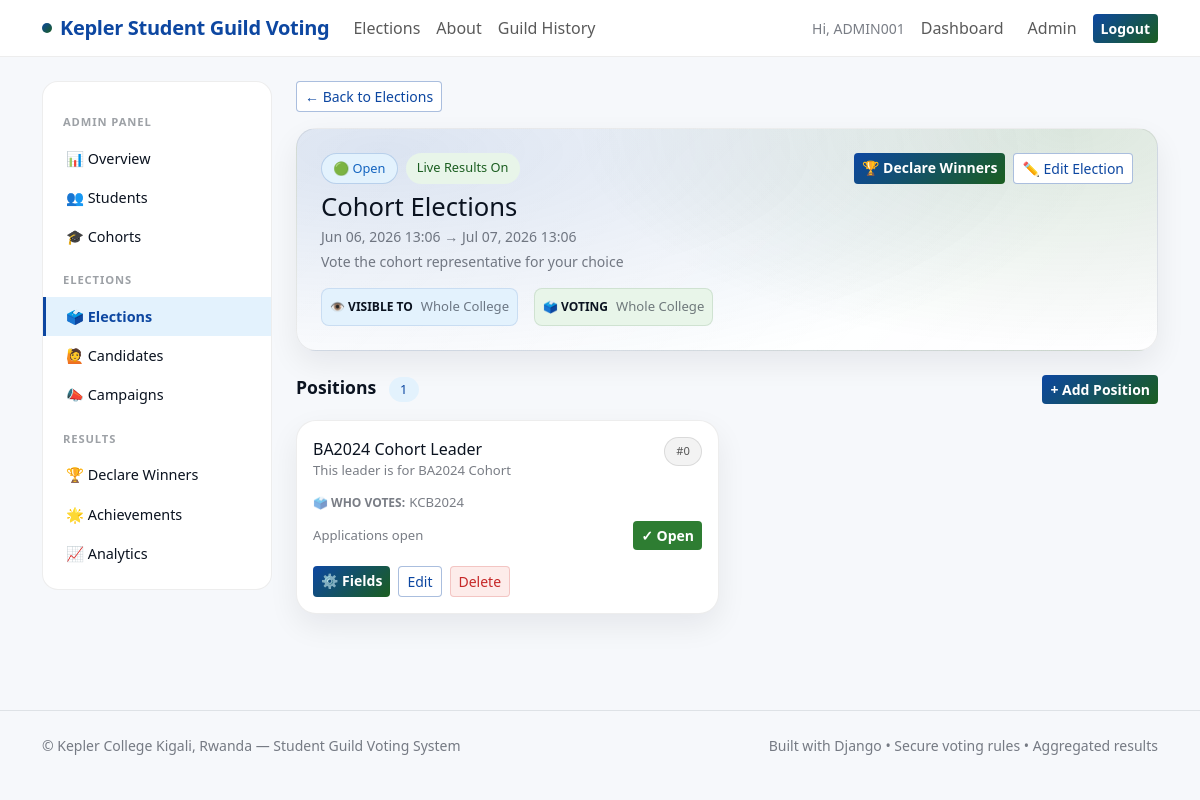
/dashboard/admin/elections/2/manage/ (signed in), run on the app's committed database.
### apps/accounts/models.py (models this page shows, shortened)
class User(AbstractUser):
    email = models.EmailField(unique=True)
    student_id = models.CharField(max_length=20, unique=True)
    cohort = models.ForeignKey(
        Cohort,
        on_delete=models.SET_NULL,
        null=True,
        blank=True,
        related_name='students'
    )
    is_cohort_confirmed = models.BooleanField(
        default=False,
        help_text='Admin confirms the student belongs to the selected cohort'
    )
    is_email_verified = models.BooleanField(default=False)
    can_vote = models.BooleanField(default=True)

class Cohort(models.Model):
    name = models.CharField(max_length=100, unique=True)
    year = models.PositiveIntegerField(help_text="Year this cohort started")
    class Meta:
        ordering = ['-year']

### apps/elections/models.py (models this page shows, shortened)
class Election(models.Model):
    SCOPE_ALL = 'all'
    SCOPE_COHORT = 'cohort'
    SCOPE_CHOICES = [
        (SCOPE_ALL, 'Whole College'),
        (SCOPE_COHORT, 'Specific Cohort(s) Only'),
    ]
    name = models.CharField(max_length=200)
    description = models.TextField(blank=True)
    start_at = models.DateTimeField()
    end_at = models.DateTimeField()
    is_published = models.BooleanField(default=True)
    allow_live_results = models.BooleanField(default=False)
    visibility_scope = models.CharField(
        max_length=10, choices=SCOPE_CHOICES, default=SCOPE_ALL
    )
    visible_to_cohorts = models.ManyToManyField(
        'accounts.Cohort', blank=True, related_name='visible_elections'
    )
    voting_scope = models.CharField(
        max_length=10, choices=SCOPE_CHOICES, default=SCOPE_ALL
    )
    voting_cohorts = models.ManyToManyField(
        'accounts.Cohort', blank=True, related_name='voting_elections'
    )
    created_at = models.DateTimeField(auto_now_add=True)
    class Meta:
        ordering = ['-start_at']
    @property
    def is_open(self):
        now = timezone.now()
        return self.is_published and self.start_at <= now <= self.end_at

class Position(models.Model):
    SCOPE_ALL = 'all'
    SCOPE_COHORT = 'cohort'
    SCOPE_CHOICES = [
        (SCOPE_ALL, 'Whole College'),
        (SCOPE_COHORT, 'Specific Cohort(s) Only'),
    ]
    election = models.ForeignKey(
        Election, on_delete=models.CASCADE, related_name='positions'
    )
    title = models.CharField(max_length=120)
    description = models.TextField(blank=True)
    order = models.PositiveIntegerField(default=0)
    voting_scope = models.CharField(
        max_length=10, choices=SCOPE_CHOICES, default=SCOPE_ALL
    )
    allowed_cohorts = models.ManyToManyField(
        'accounts.Cohort', blank=True, related_name='positions'
    )
    applications_open = models.BooleanField(default=False)
    class Meta:
        ordering = ['order', 'title']
        unique_together = [('election', 'title')]

### apps/dashboard/views.py (the view)
# urls.py: path('admin/elections/<int:election_id>/manage/', views.admin_election_manage, name='admin_election_manage'),
@staff_required
def admin_election_manage(request, election_id):
    election = get_object_or_404(Election, id=election_id)
    positions = Position.objects.filter(
        election=election
    ).prefetch_related('allowed_cohorts', 'application_fields').order_by('order', 'title')
    cohorts = Cohort.objects.all()
    return render(request, 'dashboard/admin_election_manage.html', {
        'election': election, 'positions': positions, 'cohorts': cohorts,
    })

### apps/core/context_processors.py (called while the page is built)
def kepler_branding(request):
    return {
        "KEPLER_APP_NAME": "Kepler Student Guild Voting",
        "KEPLER_LOCATION": "Kepler College Kigali, Rwanda",
    }

### apps/dashboard/permissions.py (called while the page is built)
def staff_required(view_func):
    @wraps(view_func)
    @login_required
    def _wrapped(request, *args, **kwargs):
        if not request.user.is_staff:
            messages.error(request, "Admin access required.")
            return redirect("dashboard:student")
        return view_func(request, *args, **kwargs)
    return _wrapped

### templates/dashboard/admin_election_manage.html (shortened to what this page needs)
{% extends 'base.html' %}
{% block content %}
<div class="admin-layout">
  <div class="admin-sidebar">
    <div class="sidebar-title">Admin Panel</div>
    <a href="{% url 'dashboard:admin_overview' %}">📊 Overview</a>
    <a href="{% url 'dashboard:admin_students' %}">👥 Students</a>
    <a href="{% url 'dashboard:admin_cohorts' %}">🎓 Cohorts</a>
    <div class="sidebar-title">Elections</div>
    <a href="{% url 'dashboard:admin_elections' %}" class="active">🗳️ Elections</a>
    <a href="{% url 'dashboard:admin_candidates' %}">🙋 Candidates</a>
    <a href="{% url 'dashboard:admin_campaigns' %}">📣 Campaigns</a>
    <div class="sidebar-title">Results</div>
    <a href="{% url 'dashboard:admin_elections' %}">🏆 Declare Winners</a>
    <a href="{% url 'dashboard:admin_achievements' %}">🌟 Achievements</a>
    <a href="{% url 'dashboard:admin_analytics' %}">📈 Analytics</a>
  </div>
  <div class="admin-content">
    <div class="mb-3">
      <a href="{% url 'dashboard:admin_elections' %}"
         class="btn btn-outline-kepler btn-sm">← Back to Elections</a>
    </div>
    <div class="hero p-4 mb-4">
      <div class="d-flex align-items-start justify-content-between flex-wrap gap-3">
        <div>
          <div class="d-flex gap-2 mb-2">
            {% if election.is_open %}
            <span class="k-pill pill-open">🟢 Open</span>
            {% elif election.is_closed %}
            <span class="k-pill pill-closed">⚫ Closed</span>
            {% else %}
            <span class="k-pill pill-upcoming">🟡 Upcoming</span>
            {% endif %}
            {% if election.allow_live_results %}
            <span class="k-pill pill-green">Live Results On</span>
            {% endif %}
          </div>
          <h1 class="fw-800 mb-1" style="font-size:1.6rem;">{{ election.name }}</h1>
          <div class="small-muted">
            {{ election.start_at|date:"M d, Y H:i" }} →
            {{ election.end_at|date:"M d, Y H:i" }}
          </div>
          {% if election.description %}
          <div class="small-muted mt-1">{{ election.description }}</div>
          {% endif %}
        </div>
        <div class="d-flex gap-2 flex-wrap">
          <a href="{% url 'dashboard:admin_declare_winners' election.id %}"
             class="btn btn-kepler btn-sm">🏆 Declare Winners</a>
          <a href="{% url 'dashboard:admin_election_edit' election.id %}"
             class="btn btn-outline-kepler btn-sm">✏️ Edit Election</a>
        </div>
      </div>
      <div class="d-flex gap-3 mt-3 flex-wrap">
        <div class="card-blue p-2 rounded-3 d-flex gap-2 align-items-center">
          <span style="font-size:.75rem;font-weight:700;">👁️ VISIBLE TO</span>
          <span class="small-muted" style="font-size:.82rem;">
            {% if election.visibility_scope == 'all' %}Whole College
            {% else %}
              {% for c in election.visible_to_cohorts.all %}
                {{ c.name }}{% if not forloop.last %}, {% endif %}
              {% endfor %}
            {% endif %}
          </span>
        </div>
        <div class="card-green p-2 rounded-3 d-flex gap-2 align-items-center">
          <span style="font-size:.75rem;font-weight:700;">🗳️ VOTING</span>
          <span class="small-muted" style="font-size:.82rem;">
            {% if election.voting_scope == 'all' %}Whole College
            {% else %}
              {% for c in election.voting_cohorts.all %}
                {{ c.name }}{% if not forloop.last %}, {% endif %}
              {% endfor %}
            {% endif %}
          </span>
        </div>
      </div>
    </div>
    <div class="d-flex align-items-center justify-content-between mb-3">
      <h2 class="section-title mb-0">
        Positions
        <span class="k-pill pill-blue ms-2">{{ positions.count }}</span>
      </h2>
      <a href="{% url 'dashboard:admin_position_create' election.id %}"
         class="btn btn-kepler btn-sm">+ Add Position</a>
    </div>
    {% if positions %}
    <div class="row g-3">
      {% for position in positions %}
      <div class="col-md-6">
        <div class="kepler-card p-3 h-100">
          <div class="d-flex align-items-start justify-content-between mb-2">
            <div>
              <div class="fw-700">{{ position.title }}</div>
              {% if position.description %}
              <div class="small-muted" style="font-size:.82rem;">{{ position.description }}</div>
              {% endif %}
            </div>
            <span class="k-pill pill-closed" style="font-size:.7rem;">#{{ position.order }}</span>
          </div>
          <div class="mb-2">
            <span class="small-muted" style="font-size:.75rem;font-weight:700;">🗳️ WHO VOTES:</span>
            <span class="small-muted" style="font-size:.82rem;">
              {% if position.voting_scope == 'all' %}Whole College
              {% else %}
                {% for c in position.allowed_cohorts.all %}
                  {{ c.name }}{% if not forloop.last %}, {% endif %}
                {% empty %}No cohorts selected{% endfor %}
              {% endif %}
            </span>
          </div>
          <div class="d-flex align-items-center justify-content-between mb-3">
            <span class="small-muted" style="font-size:.82rem;">Applications open</span>
            <button
              class="btn btn-sm {% if position.applications_open %}btn-green{% else %}btn-outline-kepler{% endif %}"
              onclick="toggleApplications({{ position.id }}, this)"
              data-election="{{ election.id }}"
              data-position="{{ position.id }}">
              {% if position.applications_open %}✓ Open{% else %}Closed{% endif %}
            </button>
          </div>
          <div class="d-flex gap-2 flex-wrap">
            <a href="{% url 'dashboard:admin_position_fields' election.id position.id %}"
               class="btn btn-kepler btn-sm">⚙️ Fields</a>
            <a href="{% url 'dashboard:admin_position_edit' election.id position.id %}"
               class="btn btn-outline-kepler btn-sm">Edit</a>
            <form method="POST"
                  action="{% url 'dashboard:admin_position_delete' election.id position.id %}"
                  onsubmit="return confirm('Delete this position?')">
              <button type="submit" class="btn btn-danger-soft btn-sm">Delete</button>
            </form>
          </div>
        </div>
      </div>
      {% endfor %}
    </div>
    {% endif %}
  </div>
</div>
{% endblock %}

### templates/base.html (shortened to what this page needs)
<!DOCTYPE html>
<html lang="en">
<head>
  <link href="https://cdn.jsdelivr.net/npm/bootstrap@5.3.2/dist/css/bootstrap.min.css" rel="stylesheet">
  {% load static %}
  <link rel="stylesheet" href="{% static 'css/styles.css' %}">
</head>
<body>
<nav class="navbar navbar-expand-lg navbar-glass sticky-top mb-4">
  <div class="container">
    <a class="navbar-brand brand-badge" href="{% url 'core:home' %}">
      <span class="brand-dot"></span>
      Kepler Student Guild Voting
    </a>
    <div class="collapse navbar-collapse" id="navbarNav">
      <ul class="navbar-nav me-auto">
        <li class="nav-item">
          <a class="nav-link" href="{% url 'elections:elections_list' %}">Elections</a>
        </li>
        <li class="nav-item">
          <a class="nav-link" href="{% url 'core:about' %}">About</a>
        </li>
        <li class="nav-item">
          <a class="nav-link" href="{% url 'history:guild_history' %}">Guild History</a>
        </li>
      </ul>
      <ul class="navbar-nav ms-auto align-items-center gap-2">
        {% if request.user.is_authenticated %}
        <li class="nav-item">
          <span class="small-muted">Hi, {{ request.user.student_id }}</span>
        </li>
        <li class="nav-item">
          <a class="nav-link" href="{% url 'dashboard:student' %}">Dashboard</a>
        </li>
        {% if request.user.is_staff %}
        <li class="nav-item">
          <a class="nav-link" href="{% url 'dashboard:admin_overview' %}">Admin</a>
        </li>
        {% endif %}
        <li class="nav-item">
          <a href="{% url 'accounts:logout' %}"
             class="btn btn-kepler btn-sm">Logout</a>
        </li>
        {% endif %}
      </ul>
    </div>
  </div>
</nav>
<main class="container pb-5">
  {% block content %}{% endblock %}
</main>
<footer class="border-top py-4 mt-5">
  <div class="container d-flex flex-wrap justify-content-between align-items-center">
    <div class="footer">
      © Kepler College Kigali, Rwanda — Student Guild Voting System
    </div>
    <div class="footer">
      Built with Django • Secure voting rules • Aggregated results
    </div>
  </div>
</footer>
</body>
</html>

### static/css/styles.css (style rules this page uses)
:root { --kepler-green: #1b5e20; --kepler-green-mid: #2e7d32; --kepler-green-light: #e8f5e9; --kepler-blue: #0d47a1; --kepler-blue-mid: #1565c0; --kepler-blue-light: #e3f2fd; --kepler-white: #ffffff; --kepler-dark: #0b1320; --kepler-gray: #f6f8fb; --kepler-border: rgba(0,0,0,0.07); --kepler-shadow: 0 12px 30px rgba(11,19,32,0.07); }
body { background: var(--kepler-gray); color: var(--kepler-dark); font-family: 'Segoe UI', system-ui, sans-serif; }
.navbar-glass { background: rgba(255,255,255,0.92); backdrop-filter: blur(12px); border-bottom: 1px solid var(--kepler-border); }
.brand-badge { display: inline-flex; align-items: center; gap: .5rem; font-weight: 800; color: var(--kepler-blue); letter-spacing: -.3px; }
.brand-dot { width: 10px; height: 10px; border-radius: 999px; background: linear-gradient(135deg, var(--kepler-blue), var(--kepler-green)); display: inline-block; }
.kepler-card { border: 1px solid var(--kepler-border); border-radius: 1.25rem; box-shadow: var(--kepler-shadow); background: var(--kepler-white); }
.card-blue { background: var(--kepler-blue-light); border: 1px solid rgba(13,71,161,0.12); border-radius: 1rem; }
.card-green { background: var(--kepler-green-light); border: 1px solid rgba(27,94,32,0.12); border-radius: 1rem; }
.hero { background: radial-gradient(1200px 400px at 10% 10%, rgba(13,71,161,.15), transparent 60%), radial-gradient(900px 400px at 90% 0%, rgba(27,94,32,.15), transparent 55%), linear-gradient(135deg, rgba(255,255,255,0.95), rgba(255,255,255,0.85)); border: 1px solid var(--kepler-border); border-radius: 1.25rem; box-shadow: var(--kepler-shadow); }
.btn-kepler { background: linear-gradient(135deg, var(--kepler-blue), var(--kepler-green)); color: #fff; border: 0; font-weight: 600; }
.btn-outline-kepler { border: 1.5px solid rgba(13,71,161,0.35); color: var(--kepler-blue); background: white; font-weight: 500; }
.btn-green { background: var(--kepler-green-mid); color: #fff; border: 0; font-weight: 600; }
.btn-danger-soft { background: #fdecea; color: #c62828; border: 1px solid rgba(198,40,40,0.2); font-weight: 500; }
.k-pill { font-size: .8rem; padding: .3rem .7rem; border-radius: 999px; font-weight: 500; display: inline-block; }
.pill-blue { background: var(--kepler-blue-light); color: var(--kepler-blue); }
.pill-green { background: var(--kepler-green-light); color: var(--kepler-green); }
.pill-open { background: var(--kepler-blue-light); color: var(--kepler-blue-mid); border: 1px solid rgba(13,71,161,.2); }
.pill-closed { background: #f3f3f3; color: #555; border: 1px solid rgba(0,0,0,.1); }
.admin-layout { display: flex; gap: 1.5rem; align-items: flex-start; }
.admin-sidebar { width: 230px; flex-shrink: 0; background: white; border-radius: 1rem; border: 1px solid var(--kepler-border); padding: 1rem 0; position: sticky; top: 80px; }
.admin-sidebar .sidebar-title { font-size: .7rem; font-weight: 700; letter-spacing: .08em; text-transform: uppercase; color: rgba(11,19,32,0.4); padding: .5rem 1.25rem; margin-top: .5rem; }
.admin-sidebar a { display: flex; align-items: center; gap: .6rem; padding: .55rem 1.25rem; color: var(--kepler-dark); text-decoration: none; font-size: .9rem; border-left: 3px solid transparent; transition: all .15s; }
.admin-sidebar a.active { background: var(--kepler-blue-light); color: var(--kepler-blue); border-left-color: var(--kepler-blue); font-weight: 600; }
.admin-content { flex: 1; min-width: 0; }
.small-muted { color: rgba(11,19,32,0.55); font-size: .875rem; }
.section-title { font-weight: 800; font-size: 1.1rem; color: var(--kepler-dark); }
.footer { color: rgba(11,19,32,0.55); font-size: .875rem; }

### data on the page
User: user.student_id "ADMIN001"
Election: name "Cohort Elections", start_at "Jun 06, 2026 13:06", end_at "Jul 07, 2026 13:06", description "Vote the cohort representative for your choice"
Position: title "BA2024 Cohort Leader", description "This leader is for BA2024 Cohort", order "0", applications_open "✓ Open"
Cohort: name "KCB2024"

### other printed values
{{ positions.count }} "1"
